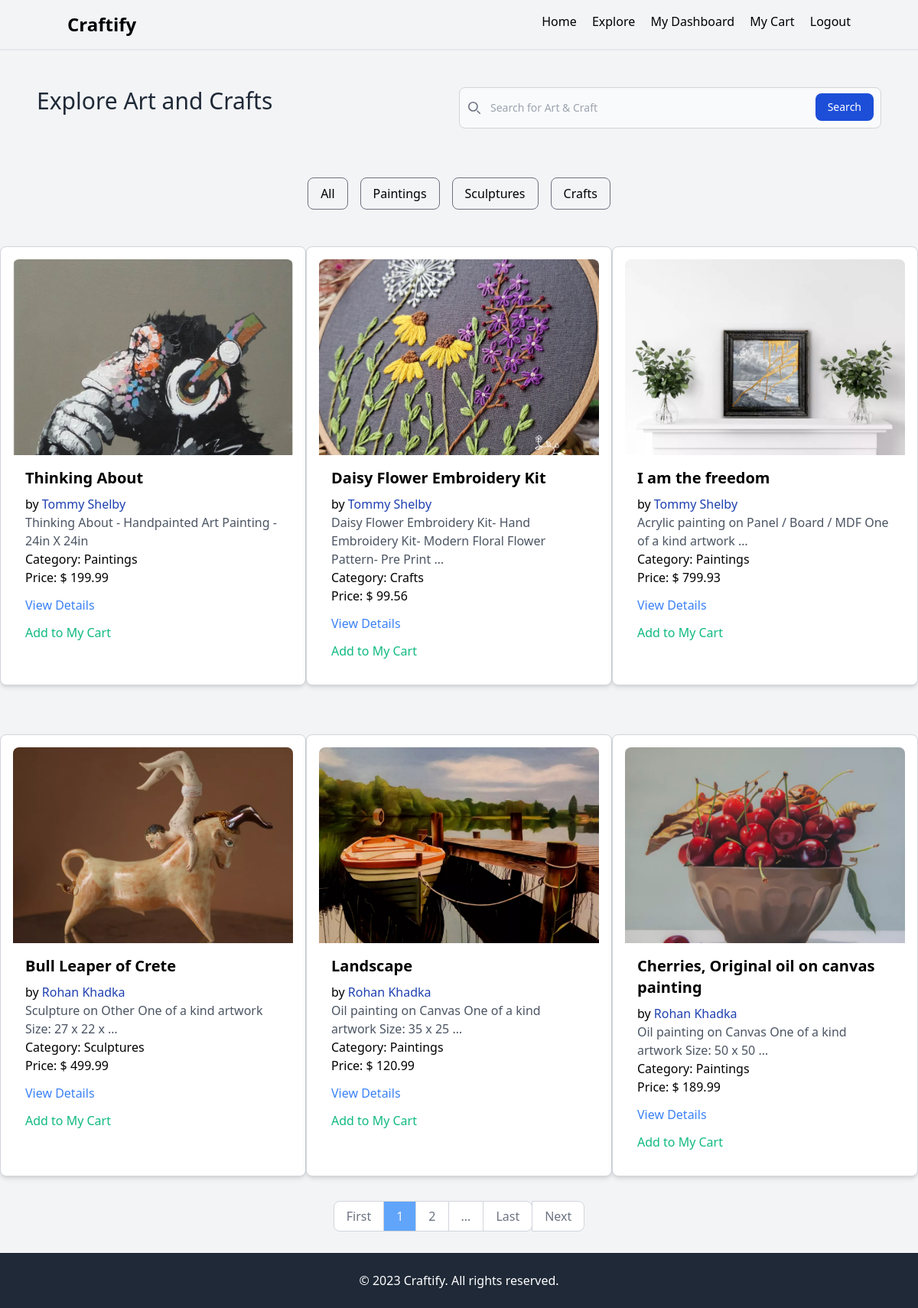
Page /explore (signed in) on the committed database.
### core/models.py (models this page shows, shortened)
class UserUploadedItem(models.Model):
    title = models.CharField(max_length=100)
    description = models.TextField()
    category = models.CharField(max_length=100, choices=CATEGORY_CHOICES)
    image = models.ImageField(upload_to = "images/")
    price = models.DecimalField(max_digits=10, decimal_places=2)
    user = models.ForeignKey(User, on_delete=models.CASCADE)

### core/views.py (the view, shortened to what this page needs)
# urls.py: path('explore', views.explore, name='explore'),
def explore(request, category=None):
    Items = UserUploadedItem.objects.all().order_by('-id')
    paginator = Paginator(Items,6)
    pageNum = request.GET.get('page')
    allItems = paginator.get_page(pageNum)
    totalPage = allItems.paginator.num_pages
    num_visible_pages = 3
    middle_page = int(ceil(num_visible_pages / 2))
    start_page = max(1, allItems.number - middle_page + 1)
    end_page = min(start_page + num_visible_pages, totalPage + 1)
    page_list = range(start_page, end_page)
    cat = None
    if category:
        cat = category
        if UserUploadedItem.objects.filter(category=category).exists():
            allItems = UserUploadedItem.objects.filter(category=category).order_by('-id')
            if request.method=="GET":
                src = request.GET.get('search_content')
                if src != None:
                    Items = allItems.filter(title__icontains=src)
                    paginator = Paginator(Items,6)
                    pageNum = request.GET.get('page')
                    allItems = paginator.get_page(pageNum)
                    totalPage = allItems.paginator.num_pages
                    num_visible_pages = 3
                    middle_page = int(ceil(num_visible_pages / 2))
                    start_page = max(1, allItems.number - middle_page + 1)
                    end_page = min(start_page + num_visible_pages, totalPage + 1)
                    page_list = range(start_page, end_page)
            else:
                allItems = UserUploadedItem.objects.filter(category=category).order_by('-id')
        else:
            return redirect('explore')
    else:
        allItems = paginator.get_page(pageNum)
        totalPage = allItems.paginator.num_pages
        page_list = range(start_page, end_page)
        if request.method=="GET":
            src = request.GET.get('search_content')
            if src != None:
                if UserUploadedItem.objects.filter(title__icontains=src).exists():
                    allItems = UserUploadedItem.objects.filter(title__icontains=src)
                else:
                    allItems = UserUploadedItem.objects.all().order_by('-id')
            else:
                allItems = paginator.get_page(pageNum)
                totalPage = allItems.paginator.num_pages
                page_list = range(start_page, end_page)
    context= {
        'allItems': allItems,
        'cat': cat,
        'lastPage': totalPage,
        'page_list': page_list,
    }
    return render(request, 'explore.html', context)

### templates/explore.html (shortened to what this page needs)
{% extends 'base.html' %}
{% load static %}
{% block content %}
<section>
    <div class="grid md:grid-cols-2 sm:grid-cols-1 p-12 ">
        <div>
        <h1 class=" text-3xl font-medium text-gray-800 ">
            Explore Art and Crafts
        </h1>
        </div>
        <div class=" justify-end">
            <form method="get" action="">
                <div class="relative">
                    <div class="absolute inset-y-0 left-0 flex items-center pl-3 pointer-events-none">
                    </div>
                    <input type="search" name="search_content" id="default-search" class="focus:outline-none block w-full p-4 pl-10 text-sm text-gray-900 border border-gray-300 rounded-lg bg-gray-50 focus:ring-blue-500 focus:border-blue-500 dark:bg-gray-700 dark:border-gray-600 dark:placeholder-gray-400 dark:text-white dark:focus:ring-blue-500 dark:focus:border-blue-500" placeholder="Search for Art & Craft" required>
                    <button type="submit" class="text-white absolute right-2.5 bottom-2.5 bg-blue-700 hover:bg-blue-800 focus:ring-4 focus:outline-none focus:ring-blue-300 font-medium rounded-lg text-sm px-4 py-2 dark:bg-blue-600 dark:hover:bg-blue-700 dark:focus:ring-blue-800">Search</button>
                </div>
            </form>
        </div>
    </div>
</section>
<section class="py-4 px-2 ">
    <div class="container mx-auto">
        <div class="flex justify-center space-x-4 ">
            <a href="{% url 'explore' %}" class="px-4 py-2 rounded-lg border border-gray-500 hover:bg-gray-100">All</a>
            <a  href="{% url 'explore-cat' category='paintings' %}" class="px-4 py-2 rounded-lg border border-gray-500 hover:bg-gray-100">Paintings</a>
            <a href="{% url 'explore-cat' category='sculptures' %}" class="px-4 py-2 rounded-lg border border-gray-500 hover:bg-gray-100">Sculptures</a>
            <a href="{% url 'explore-cat' category='crafts' %}" class="px-4 py-2 rounded-lg border border-gray-500 hover:bg-gray-100">Crafts</a>
        </div>
    </div>
</section>
<section>
    <div class="grid grid-cols-3 sm:grid-cols-2 md:grid-cols-3 lg:grid-cols-3">
        {% for item in allItems %}
        <div class="max-w-md mx-auto my-8 p-4 bg-white border border-gray-300 rounded-lg shadow-md">
            <div>
                <div>
                    <img src="{{item.image.url}}" alt="Image 1" class="w-full h-64 object-cover rounded-t-lg">
                </div>
            </div>
                <div class="p-4">
                    <h2 class="text-xl font-semibold mb-2">{{item.title}}</h2>
                    <p><span>by <a class="text-blue-800" href="#">{{item.user.first_name}} {{item.user.last_name}}</a></span> </p>
                    <p class="text-gray-600">{{item.description|truncatewords:13}}</p>
                    <span><p> Category: <span><a href="#">{{item.category|capfirst }}</a></span>  </p></span>
                    <span>Price: <span class="font-medium"><span>$ </span>{{item.price}}</span></span>
                            <div class="grid grid-rows-2">
                                <a href="{% url 'viewDetails' item.id %}" class=" mt-3 text-blue-500 hover:text-blue-400">View Details</a>
                                {% if request.user.is_authenticated %}
                                <form action="" method="post">
                                <button name="add" onclick="addtocart()" class="text-left mt-3  hover:text-green-400 text-green-500">Add to My Cart</button>
                                </form>
                                {% else %}
                                <button  onclick="cart()" class="text-left mt-3  hover:text-green-400 text-green-500" >Add to My Cart</button>
                                {% endif %}
                            </div>
                </div>
        </div>
        {% endfor %}
    </div>
</section>
<section class="container mx-auto text-center mb-7">
    <nav aria-label="Page navigation example">
        <ul class="inline-flex -space-x-px text-base h-10">
            {% if cat %}
                <li>
                    <a href="{% url 'explore-cat' cat %}?page=1 " class="flex items-center justify-center px-4 h-10 ml-0 leading-tight text-gray-500 bg-white border border-gray-300 rounded-l-lg hover:bg-gray-100 hover:text-gray-700 dark:bg-gray-800 dark:border-gray-700 dark:text-gray-400 dark:hover:bg-gray-700 dark:hover:text-white">First</a>
                </li>
            {% else %}
                <li>
                    <a href="{% url 'explore'%}?page=1 " class="flex items-center justify-center px-4 h-10 ml-0 leading-tight text-gray-500 bg-white border border-gray-300 rounded-l-lg hover:bg-gray-100 hover:text-gray-700 dark:bg-gray-800 dark:border-gray-700 dark:text-gray-400 dark:hover:bg-gray-700 dark:hover:text-white">First</a>
                </li>
            {% endif %}
            {% if cat %}
                {% for num in page_list %}
                <li>
                    <a href="{% url 'explore-cat' cat %}?page={{num}}" class="{% if num == allItems.number %} text-gray-100 bg-blue-400 %} {% else %}  text-gray-500 {% endif %} flex items-center justify-center px-4 h-10 leading-tight bg-white border border-gray-300 hover:bg-gray-100 hover:text-gray-700 dark:bg-gray-800 dark:border-gray-700 dark:text-gray-400 dark:hover:bg-gray-700 dark:hover:text-white">{{num}}</a>
                </li>
                {% endfor %}
            {% else %}
                {% for num in page_list %}
                <li>
                    <a href="{% url 'explore'%}?page={{num}}" class="{% if num == allItems.number %} text-gray-100 bg-blue-400 %} {% else %}  text-gray-500 {% endif %} flex items-center justify-center px-4 h-10 leading-tight bg-white border border-gray-300 hover:bg-gray-100 hover:text-gray-700 dark:bg-gray-800 dark:border-gray-700 dark:text-gray-400 dark:hover:bg-gray-700 dark:hover:text-white">{{num}}</a>
                </li>
                {% endfor %}
            {% endif %}
          {%if allItems.has_next %}
          {%if allItems.has_other_pages %}
          <li>
              <p  class="flex items-center justify-center px-4 h-10 leading-tight text-gray-500 bg-white border border-gray-300 hover:bg-gray-100 hover:text-gray-700 dark:bg-gray-800 dark:border-gray-700 dark:text-gray-400 dark:hover:bg-gray-700 dark:hover:text-white">...</p>
          </li>
          {% endif %}
          {% if cat %}
            <li>
                <a href="{% url 'explore-cat' cat %}?page={{ lastPage }}" class="flex items-center justify-center px-4 h-10 leading-tight text-gray-500 bg-white border border-gray-300 rounded-r-lg hover:bg-gray-100 hover:text-gray-700 dark:bg-gray-800 dark:border-gray-700 dark:text-gray-400 dark:hover:bg-gray-700 dark:hover:text-white">Last</a>
            </li>
          {% else %}
                <li>
                    <a href="{% url 'explore'%}?page={{lastPage}}" class="flex items-center justify-center px-4 h-10 leading-tight text-gray-500 bg-white border border-gray-300 rounded-r-lg hover:bg-gray-100 hover:text-gray-700 dark:bg-gray-800 dark:border-gray-700 dark:text-gray-400 dark:hover:bg-gray-700 dark:hover:text-white">Last</a>
                </li>
          {% endif %}
          {% if cat %}
            <li>
                <a href="{% url 'explore-cat' cat %}?page={{ allItems.next_page_number }}" class="flex items-center justify-center px-4 h-10 leading-tight text-gray-500 bg-white border border-gray-300 rounded-r-lg hover:bg-gray-100 hover:text-gray-700 dark:bg-gray-800 dark:border-gray-700 dark:text-gray-400 dark:hover:bg-gray-700 dark:hover:text-white">Next</a>
            </li>
        {% else %}
            <li>
                <a href="{% url 'explore' %}?page={{ allItems.next_page_number }}" class="flex items-center justify-center px-4 h-10 leading-tight text-gray-500 bg-white border border-gray-300 rounded-r-lg hover:bg-gray-100 hover:text-gray-700 dark:bg-gray-800 dark:border-gray-700 dark:text-gray-400 dark:hover:bg-gray-700 dark:hover:text-white">Next</a>
            </li>
        {% endif %}
          {% endif %}
        </ul>
      </nav>
</section>
{% endblock  %}

### rows in the picture
UserUploadedItem: image (picture), title "Thinking About", user.first_name "Tommy", user.last_name "Shelby", description "Thinking About - Handpainted Art Painting - 24in X 24in", category "Paintings", price "199.99"
UserUploadedItem: image (picture), title "Daisy Flower Embroidery Kit", user.first_name "Tommy", user.last_name "Shelby", description "Daisy Flower Embroidery Kit- Hand Embroidery Kit- Modern Floral Flower Pattern- Pre Print …", category "Crafts", price "99.56"
UserUploadedItem: image (picture), title "I am the freedom", user.first_name "Tommy", user.last_name "Shelby", description "Acrylic painting on Panel / Board / MDF One of a kind artwork …", category "Paintings", price "799.93"
UserUploadedItem: image (picture), title "Bull Leaper of Crete", user.first_name "Rohan", user.last_name "Khadka", description "Sculpture on Other One of a kind artwork Size: 27 x 22 x …", category "Sculptures", price "499.99"
UserUploadedItem: image (picture), title "Landscape", user.first_name "Rohan", user.last_name "Khadka", description "Oil painting on Canvas One of a kind artwork Size: 35 x 25 …", category "Paintings", price "120.99"
UserUploadedItem: image (picture), title "Cherries, Original oil on canvas painting", user.first_name "Rohan", user.last_name "Khadka", description "Oil painting on Canvas One of a kind artwork Size: 50 x 50 …", category "Paintings", price "189.99"

### other values in the picture
{{ num }} "1" "2"
